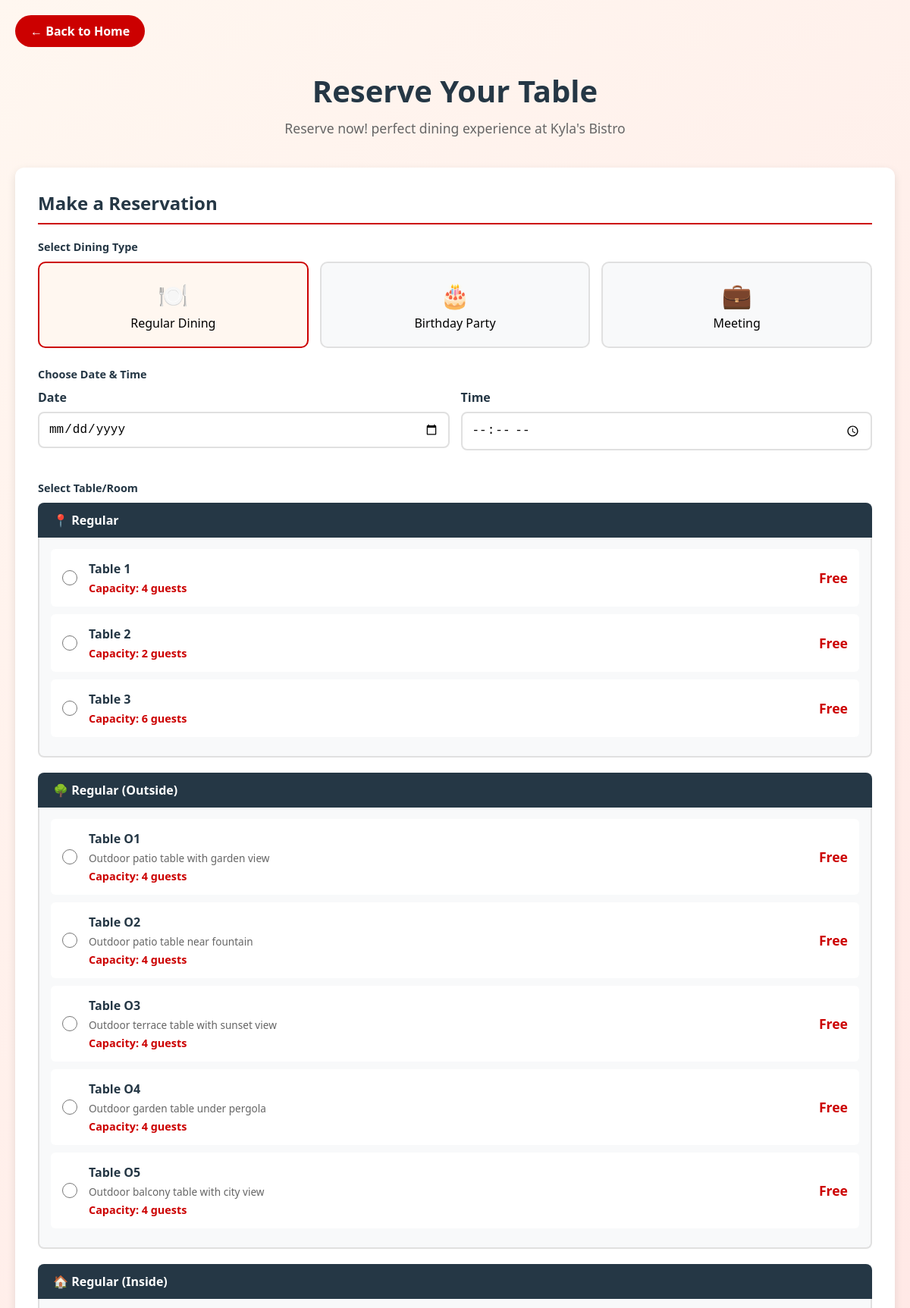
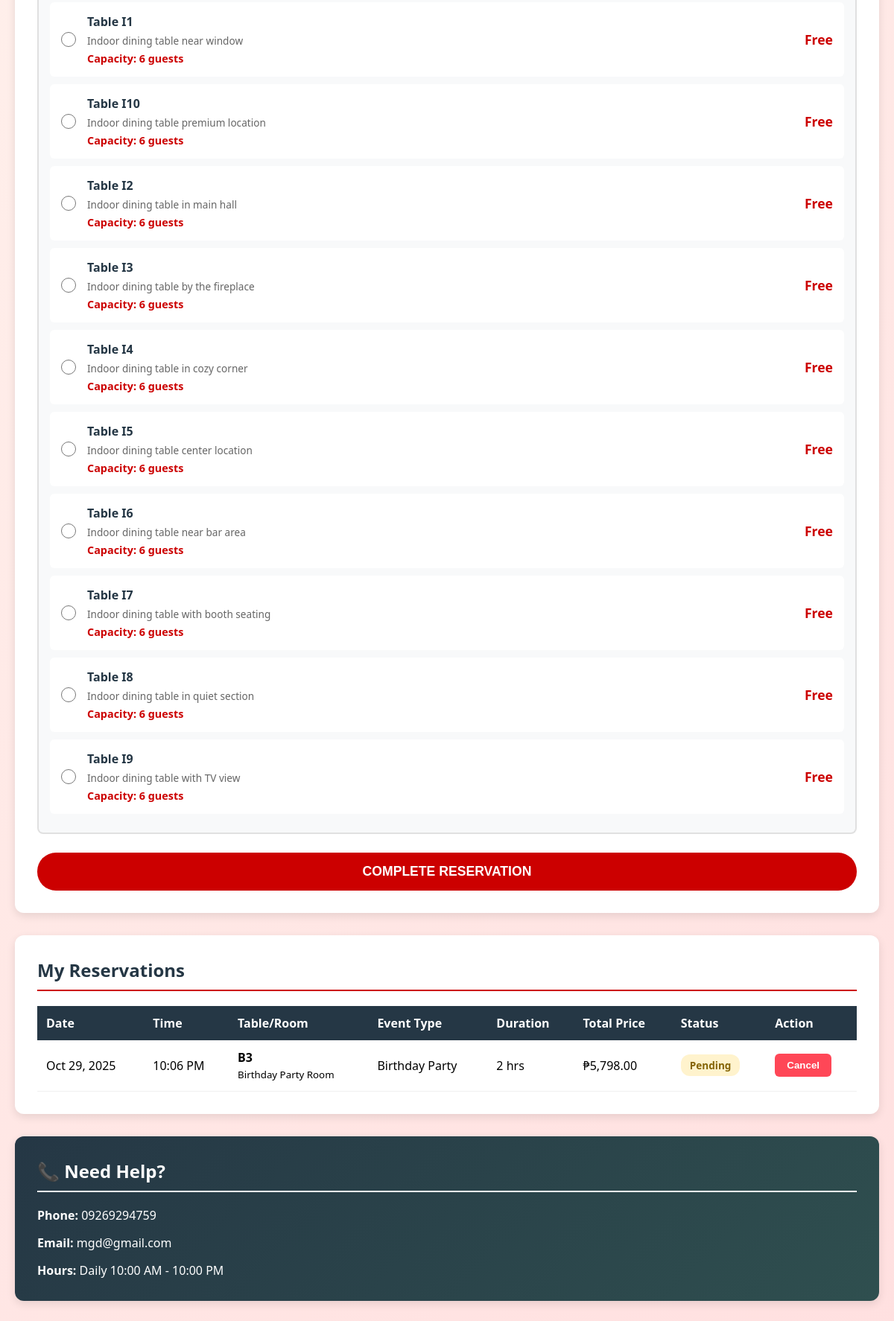
Screenshot of /staff_add_product.php (signed in) with the database file from the repository (2 pictures, top to bottom).
### tables this page shows
CREATE TABLE `tables` (
  `table_id` int(11) NOT NULL,
  `table_number` varchar(10) NOT NULL,
  `capacity` int(11) NOT NULL,
  `table_type` varchar(50) DEFAULT 'Regular',
  `description` text DEFAULT NULL,
  `price_per_hour` decimal(10,2) DEFAULT 0.00,
  `status` varchar(20) DEFAULT 'Available'
);

CREATE TABLE `reservation` (
  `reservation_id` int(11) NOT NULL,
  `customer_id` int(11) NOT NULL,
  `table_id` int(11) NOT NULL,
  `reservation_date` date NOT NULL,
  `reservation_time` time NOT NULL,
  `event_type` varchar(100) DEFAULT 'Regular Dining',
  `status` varchar(50) DEFAULT 'Pending',
  `total_hours` int(11) DEFAULT 2,
  `total_price` decimal(10,2) DEFAULT 0.00,
  `order_id` int(11) DEFAULT NULL
);

CREATE TABLE `customer` (
  `customer_id` int(11) NOT NULL,
  `first_name` varchar(50) NOT NULL,
  `middle_name` varchar(50) NOT NULL,
  `last_name` varchar(50) NOT NULL,
  `username` varchar(50) NOT NULL,
  `password` varchar(50) NOT NULL,
  `email` varchar(100) DEFAULT NULL,
  `phone_number` varchar(20) DEFAULT NULL,
  `address` text DEFAULT NULL
);

### staff_add_product.php (the view, shortened to what this page needs)
<?php
include("database.php");
$customer = $_SESSION['username'];
$cust_stmt = $conn->prepare("SELECT customer_id, first_name, middle_name, last_name, email, phone_number FROM customer WHERE username = ?");
$cust_stmt->bind_param("s", $customer);
$cust_stmt->execute();
$cust_result = $cust_stmt->get_result();
$cust_row = $cust_result->fetch_assoc();
$customer_id = $cust_row['customer_id'];
$email = $cust_row['email'];
$phone = $cust_row['phone_number'];
?>
<!DOCTYPE html>
<html lang="en">
<head>
</head>
<body>
  <div class="container">
    <a href="index.php" class="back-link">← Back to Home</a>
    <div class="header">
      <h1>Reserve Your Table</h1>
      <p>Reserve now! perfect dining experience at Kyla's Bistro</p>
    </div>
    <div class="card">
      <h2 class="card-title">Make a Reservation</h2>
      <form method="POST" id="reservationForm">
        <div class="form-section">
          <label class="form-label">Select Dining Type</label>
          <div class="event-types">
            <div class="event-option">
              <label for="regular" class="event-label">
                <div class="event-icon">🍽️</div>
                <div>Regular Dining</div>
              </label>
            </div>
            <div class="event-option">
              <label for="birthday" class="event-label">
                <div class="event-icon">🎂</div>
                <div>Birthday Party</div>
              </label>
            </div>
            <div class="event-option">
              <label for="meeting" class="event-label">
                <div class="event-icon">💼</div>
                <div>Meeting</div>
              </label>
            </div>
          </div>
        </div>
        <div class="form-section">
          <label class="form-label">Choose Date & Time</label>
          <div class="form-row">
            <div class="form-group">
              <label>Date</label>
              <input type="date" name="reservation_date" required min="<?= date('Y-m-d') ?>" />
            </div>
            <div class="form-group">
              <label>Time</label>
              <input type="time" name="reservation_time" required />
            </div>
          </div>
        </div>
        <div class="form-section">
          <label class="form-label">Select Table/Room</label>
          <div id="tablesList">
            <?php
            $tables_query = "SELECT table_id, table_number, capacity, table_type, description, price_per_hour
                             FROM tables
                             WHERE status = 'Available'
                             ORDER BY
                               CASE table_type
                                 WHEN 'Regular (Outside)' THEN 1
                                 WHEN 'Regular (Inside)' THEN 2
                                 WHEN 'Birthday Party Room' THEN 3
                                 WHEN 'Meeting Room' THEN 4
                               END, table_number";
            $tables_result = $conn->query($tables_query);
            $grouped_tables = [];
            while ($table = $tables_result->fetch_assoc()) {
              $type = $table['table_type'];
              $grouped_tables[$type][] = $table;
            }
            $icons = [
              'Regular (Outside)' => '🌳',
              'Regular (Inside)' => '🏠',
              'Birthday Party Room' => '🎉',
              'Meeting Room' => '💼'
            ];
            foreach ($grouped_tables as $type => $tables):
            ?>
              <div class="table-category" data-table-type="<?= htmlspecialchars($type) ?>">
                <div class="category-header">
                  <?= $icons[$type] ?? '📍' ?> <?= htmlspecialchars($type) ?>
                </div>
                <div class="table-options">
                  <?php foreach ($tables as $table): ?>
                    <label class="table-item">
                      <input type="radio" name="table_id" value="<?= $table['table_id'] ?>"
                             required data-price="<?= $table['price_per_hour'] ?>" onchange="updatePrice()">
                      <div class="table-info">
                        <div class="table-name">Table <?= htmlspecialchars($table['table_number']) ?></div>
                        <?php if ($table['description']): ?>
                          <div class="table-desc"><?= htmlspecialchars($table['description']) ?></div>
                        <?php endif; ?>
                        <div class="table-capacity">Capacity: <?= $table['capacity'] ?> guests</div>
                      </div>
                      <div class="table-price">
                        <?= $table['price_per_hour'] > 0 ? '₱' . number_format($table['price_per_hour'], 2) . '/hr' : 'Free' ?>
                      </div>
                    </label>
                  <?php endforeach; ?>
                </div>
              </div>
            <?php endforeach; ?>
          </div>
        </div>
        <button type="submit" class="submit-btn">Complete Reservation</button>
      </form>
    </div>
    <div class="card">
      <h2 class="card-title">My Reservations</h2>
      <?php
      $reservations_query = $conn->prepare("SELECT r.reservation_id, r.reservation_date, r.reservation_time, r.event_type, r.status, r.total_hours, r.total_price, t.table_number, t.table_type, t.capacity
                                             FROM reservation r
                                             JOIN tables t ON r.table_id = t.table_id
                                             WHERE r.customer_id = ?
                                             ORDER BY r.reservation_date DESC, r.reservation_time DESC");
      $reservations_query->bind_param("i", $customer_id);
      $reservations_query->execute();
      $reservations_result = $reservations_query->get_result();
      if ($reservations_result->num_rows > 0):
      ?>
        <table class="reservations-table">
          <thead>
            <tr>
              <th>Date</th>
              <th>Time</th>
              <th>Table/Room</th>
              <th>Event Type</th>
              <th>Duration</th>
              <th>Total Price</th>
              <th>Status</th>
              <th>Action</th>
            </tr>
          </thead>
          <tbody>
            <?php while ($res = $reservations_result->fetch_assoc()): ?>
              <tr>
                <td><?= date('M d, Y', strtotime($res['reservation_date'])) ?></td>
                <td><?= date('h:i A', strtotime($res['reservation_time'])) ?></td>
                <td>
                  <strong><?= htmlspecialchars($res['table_number']) ?></strong><br>
                  <small><?= htmlspecialchars($res['table_type']) ?></small>
                </td>
                <td><?= htmlspecialchars($res['event_type']) ?></td>
                <td><?= $res['total_hours'] ?> hr<?= $res['total_hours'] > 1 ? 's' : '' ?></td>
                <td>
                  <?= $res['total_price'] > 0 ? '₱' . number_format($res['total_price'], 2) : 'Free' ?>
                </td>
                <td>
                  <span class="status-badge status-<?= strtolower($res['status']) ?>">
                    <?= htmlspecialchars($res['status']) ?>
                  </span>
                </td>
                <td>
                  <?php if ($res['status'] === 'Pending'): ?>
                    <form method="POST" style="display: inline;" onsubmit="return confirm('Are you sure?');">
                      <button type="submit" class="cancel-btn">Cancel</button>
                    </form>
                  <?php else: ?>
                    -
                  <?php endif; ?>
                </td>
              </tr>
            <?php endwhile; ?>
          </tbody>
        </table>
      <?php else: ?>
        <div class="no-reservations">
          <p>📅 You don't have any reservations yet.</p>
        </div>
      <?php endif; ?>
    </div>
    <div class="card" style="background: linear-gradient(135deg, #253745 0%, #2f4f4f 100%); color: white;">
      <h2 class="card-title" style="color: white; border-bottom-color: white;">📞 Need Help?</h2>
      <div style="display: grid; gap: 15px;">
        <div>
          <strong>Phone:</strong> <?= htmlspecialchars($phone ?? '(02) 8123-4567') ?>
        </div>
        <div>
          <strong>Email:</strong> <?= htmlspecialchars($email ?? 'reservations@kylasbistro.com') ?>
        </div>
        <div>
          <strong>Hours:</strong> Daily 10:00 AM - 10:00 PM
        </div>
      </div>
    </div>
  </div>
</body>
</html>

### staff_add_product.php (style rules this page uses)
* { margin: 0; padding: 0; box-sizing: border-box; }
body { font-family: 'Segoe UI', sans-serif; background: linear-gradient(135deg, #fff7f0 0%, #ffe0e0 100%); min-height: 100vh; padding: 20px; }
.container { max-width: 1200px; margin: 0 auto; }
.back-link { display: inline-block; padding: 10px 20px; background-color: #c00; color: white; text-decoration: none; border-radius: 25px; font-weight: 600; margin-bottom: 30px; transition: all 0.3s; }
.header { text-align: center; margin-bottom: 40px; }
.header h1 { font-size: 2.5rem; color: #253745; margin-bottom: 10px; }
.header p { font-size: 1.1rem; color: #666; }
.card { background: white; border-radius: 12px; padding: 30px; box-shadow: 0 4px 12px rgba(0,0,0,0.1); margin-bottom: 30px; }
.card-title { font-size: 1.5rem; color: #253745; margin-bottom: 20px; padding-bottom: 10px; border-bottom: 2px solid #c00; }
.form-section { margin-bottom: 25px; }
.form-label { display: block; font-weight: 600; color: #253745; margin-bottom: 10px; font-size: 0.9rem; }
.event-types { display: grid; grid-template-columns: repeat(3, 1fr); gap: 15px; }
.event-label { display: block; padding: 20px; background: #f8f9fa; border: 2px solid #e0e0e0; border-radius: 10px; text-align: center; cursor: pointer; transition: all 0.3s; }
.event-option input[type="radio"]:checked + .event-label { background: #fff7f0; border-color: #c00; }
.event-icon { font-size: 2rem; margin-bottom: 5px; }
.form-row { display: grid; grid-template-columns: 1fr 1fr; gap: 15px; }
.form-group { margin-bottom: 15px; }
.form-group label { display: block; font-weight: 600; color: #253745; margin-bottom: 8px; }
.form-group input { width: 100%; padding: 12px; border: 2px solid #e0e0e0; border-radius: 8px; font-size: 1rem; }
.table-category { margin-bottom: 20px; }
.category-header { background: #253745; color: white; padding: 12px 20px; border-radius: 8px 8px 0 0; font-weight: 700; }
.table-options { border: 2px solid #e0e0e0; border-top: none; border-radius: 0 0 8px 8px; padding: 15px; background: #f8f9fa; }
.table-item { display: flex; align-items: center; gap: 15px; padding: 15px; background: white; border-radius: 6px; margin-bottom: 10px; cursor: pointer; transition: all 0.3s; }
.table-item input[type="radio"] { width: 20px; height: 20px; cursor: pointer; accent-color: #c00; }
.table-info { flex: 1; }
.table-name { font-weight: 700; color: #253745; margin-bottom: 5px; }
.table-desc { font-size: 0.85rem; color: #666; margin-bottom: 5px; }
.table-capacity { font-size: 0.9rem; color: #c00; font-weight: 600; }
.table-price { text-align: right; font-weight: 700; color: #c00; font-size: 1.1rem; }
.submit-btn { width: 100%; padding: 15px; background-color: #c00; color: white; border: none; border-radius: 25px; font-size: 1.1rem; font-weight: bold; cursor: pointer; transition: all 0.3s; text-transform: uppercase; }
.reservations-table { width: 100%; border-collapse: collapse; margin-top: 20px; }
.reservations-table thead { background: #253745; color: white; }
.reservations-table th, .reservations-table td { padding: 12px; text-align: left; }
.reservations-table td { border-bottom: 1px solid #f0f0f0; }
.status-badge { display: inline-block; padding: 5px 12px; border-radius: 12px; font-size: 0.85rem; font-weight: 600; }
.status-pending { background-color: #fff3cd; color: #856404; }
.cancel-btn { padding: 8px 16px; background-color: #ff4757; color: white; border: none; border-radius: 6px; font-weight: 600; cursor: pointer; }

### rows the page displays
tables: table_number "1", capacity "4", price_per_hour "Free"
tables: table_number "2", capacity "2", price_per_hour "Free"
tables: table_number "3", capacity "6", price_per_hour "Free"
tables: table_number "O1", description "Outdoor patio table with garden view", capacity "4", price_per_hour "Free"
tables: table_number "O2", description "Outdoor patio table near fountain", capacity "4", price_per_hour "Free"
tables: table_number "O3", description "Outdoor terrace table with sunset view", capacity "4", price_per_hour "Free"
tables: table_number "O4", description "Outdoor garden table under pergola", capacity "4", price_per_hour "Free"
tables: table_number "O5", description "Outdoor balcony table with city view", capacity "4", price_per_hour "Free"
tables: table_number "I1", description "Indoor dining table near window", capacity "6", price_per_hour "Free"
tables: table_number "I10", description "Indoor dining table premium location", capacity "6", price_per_hour "Free"
tables: table_number "I2", description "Indoor dining table in main hall", capacity "6", price_per_hour "Free"
tables: table_number "I3", description "Indoor dining table by the fireplace", capacity "6", price_per_hour "Free"
tables: table_number "I4", description "Indoor dining table in cozy corner", capacity "6", price_per_hour "Free"
tables: table_number "I5", description "Indoor dining table center location", capacity "6", price_per_hour "Free"
tables: table_number "I6", description "Indoor dining table near bar area", capacity "6", price_per_hour "Free"
tables: table_number "I7", description "Indoor dining table with booth seating", capacity "6", price_per_hour "Free"
tables: table_number "I8", description "Indoor dining table in quiet section", capacity "6", price_per_hour "Free"
tables: table_number "I9", description "Indoor dining table with TV view", capacity "6", price_per_hour "Free"
reservation: reservation_date "Oct 29, 2025", reservation_time "10:06 PM", table.table_number "B3", table.table_type "Birthday Party Room", event_type "Birthday Party", total_hours "2", total_price "5,798.00", status "Pending"
customer: phone_number "09269294759", email "mgd@gmail.com"

### other values shown
$icons[$type] "📍"
$type "Regular"
$icons[$type] "🌳"
$type "Regular (Outside)"
$icons[$type] "🏠"
$type "Regular (Inside)"
